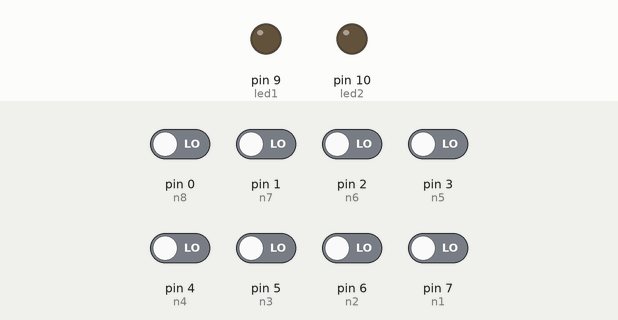
The sketch below on a simulated Arduino Leonardo, built with avr-gcc and run on an emulated ATmega32U4. On the bench: output pins drawn as LEDs (lit = HIGH). Inputs (shaded band) come from the test bench; at power-on: pin 0 (n8), pin 1 (n7), pin 2 (n6), pin 3 (n5), pin 4 (n4), pin 5 (n3), pin 6 (n2), pin 7 (n1) LOW. USB keyboard and mouse output is not drawn.

Above: at 1.2 s.
1.3 s: pin 0 (n8) driven HIGH
At 2.0 s:
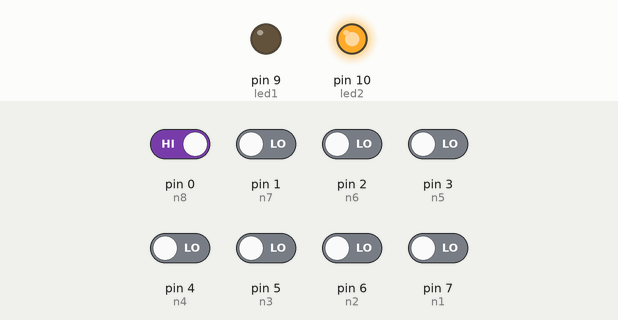
2.8 s: pin 4 (n4) driven HIGH
At 3.7 s:
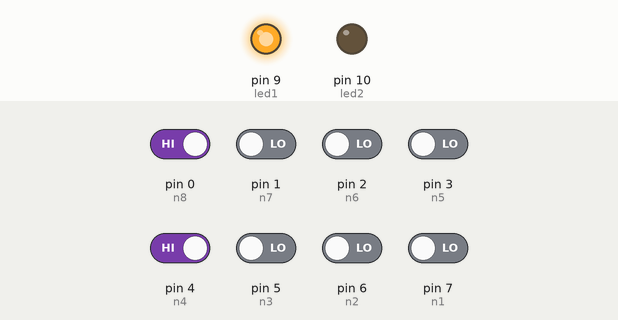
5.8 s: pin 4 (n4) driven LOW
At 7.1 s:
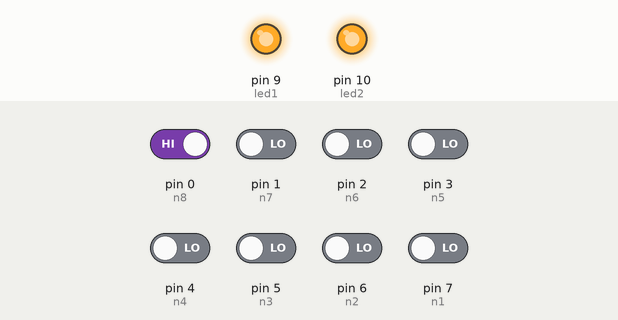
8.8 s: pin 0 (n8) driven LOW
At 9.8 s:
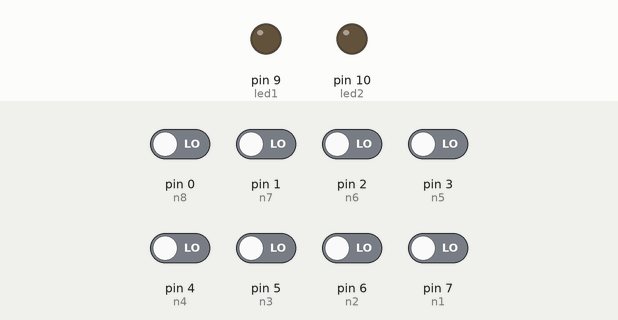
Timing chart, 0 to 11.8 s (numbered marks = the images above; inputs shaded):
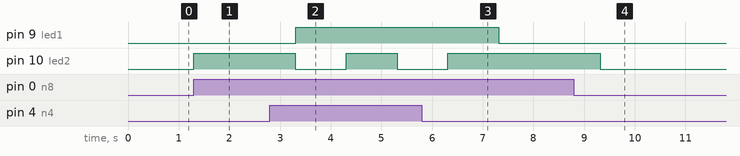

Measured:
- after the input at 1.3 s, pin 10 (led2): LOW → HIGH at once
- after the input at 2.8 s, pin 9 (led1): LOW → HIGH after 0.51 s; pin 10 (led2): HIGH → LOW after 0.50 s, → HIGH 1.0 s later, → LOW 1.0 s later
- after the input at 5.8 s, pin 9 (led1): HIGH → LOW after 1.5 s; pin 10 (led2): goes on until 6.3 s, then stays HIGH
- after the input at 8.8 s, pin 10 (led2): HIGH → LOW after 0.52 s

The sketch:

Arduino_Layout.ino
```cpp
#include <Keyboard.h>

int n1 = 7;
int n2 = 6;
int n3 = 5;
int n4 = 4;
int n5 = 3;
int n6 = 2;
int n7 = 1;
int n8 = 0;

int ipull = 8;

int led1 = 9;
int led2 = 10;

//boolean ON == false;

void setup() {
  // put your setup code here, to run once:
  pinMode(ipull, INPUT_PULLUP);

  pinMode(n1, INPUT);
  pinMode(n2, INPUT);
  pinMode(n3, INPUT);
  pinMode(n4, INPUT);
  pinMode(n5, INPUT);
  pinMode(n6, INPUT);
  pinMode(n7, INPUT);
  pinMode(n8, INPUT);

  pinMode(led1, OUTPUT);
  pinMode(led2, OUTPUT);

  Keyboard.begin();

}

void loop() {
  // put your main code here, to run repeatedly:
  digitalWrite(led1, LOW);
  digitalWrite(led2, LOW);


  if(digitalRead(n1) == HIGH) {
    Keyboard.print('1');
    digitalWrite(led1, HIGH);
    delay(1000);
  }

  if(digitalRead(n2) == HIGH) {
    Keyboard.print('2');
    digitalWrite(led1, HIGH);
    delay(1000);
  }

  if(digitalRead(n3) == HIGH) {
    Keyboard.print('3');
    digitalWrite(led1, HIGH);
    delay(1000);
  }

  if(digitalRead(n4) == HIGH) {
    Keyboard.print('4');
    digitalWrite(led1, HIGH);
    delay(1000);
  }

//Keys for the second team

  if(digitalRead(n5) == HIGH) {
    Keyboard.print('5');
    digitalWrite(led2, HIGH);
    delay(1000);
  }

  if(digitalRead(n6) == HIGH) {
    Keyboard.print('6');
    digitalWrite(led2, HIGH);
    delay(1000);
  }

  if(digitalRead(n7) == HIGH) {
    Keyboard.print('7');
    digitalWrite(led2, HIGH);
    delay(1000);
  }

  if(digitalRead(n8) == HIGH) {
    Keyboard.print('8');
    digitalWrite(led2, HIGH);
    delay(1000);
  }

}
```
